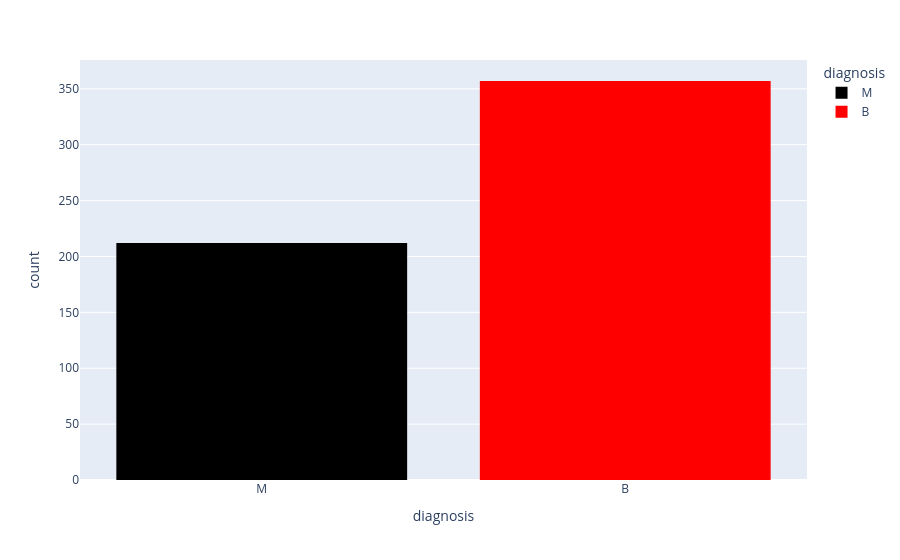

Notebook code for this chart:
### Code cell
px.histogram(data_frame=df, x='diagnosis', color='diagnosis', color_discrete_sequence=['black', 'red'])

### Figure 1 — Plotly figure (JSON) as saved in the notebook; plotly's stock layout.template omitted (floating-point values rounded to 4 significant figures; data arrays with more than 128 entries replaced by an {"elided": "..."} marker saying what was removed)
{"data": [{"bingroup": "x", "hovertemplate": "diagnosis=%{x}<br>count=%{y}<extra></extra>", "legendgroup": "M", "marker": {"color": "black", "pattern": {"shape": ""}}, "name": "M", "orientation": "v", "showlegend": true, "type": "histogram", "x": {"elided": "212 str values"}, "xaxis": "x", "yaxis": "y"}, {"bingroup": "x", "hovertemplate": "diagnosis=%{x}<br>count=%{y}<extra></extra>", "legendgroup": "B", "marker": {"color": "red", "pattern": {"shape": ""}}, "name": "B", "orientation": "v", "showlegend": true, "type": "histogram", "x": {"elided": "357 str values"}, "xaxis": "x", "yaxis": "y"}], "layout": {"barmode": "relative", "legend": {"title": {"text": "diagnosis"}, "tracegroupgap": 0}, "margin": {"t": 60}, "xaxis": {"anchor": "y", "categoryarray": ["M", "B"], "categoryorder": "array", "domain": [0, 1], "title": {"text": "diagnosis"}}, "yaxis": {"anchor": "x", "domain": [0, 1], "title": {"text": "count"}}}}
